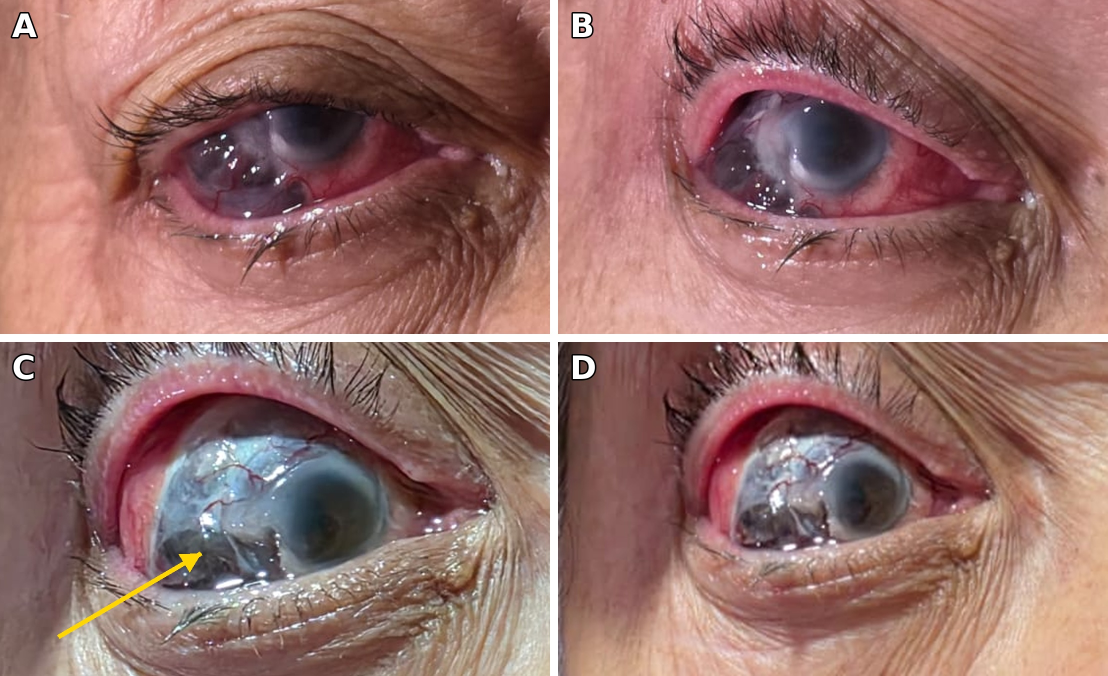
#> input picture panlar2027/caso3_figura1_escleromalacia.jpg, 2216 x 1352 px, given in place of xray1.png, which was not available (shown at 1/2 size)
$ python caso7_figuras_script.py . caso7_figura1_calcinosis_ES.jpg caso7_figura1_calcinosis_ES.jpg
#> lines starting #> are read from the running program, lines starting #| are printed output that depends on the picture
import sys, math
from PIL import Image, ImageDraw, ImageFont
d, out1, out2 = sys.argv[1], sys.argv[2], sys.argv[3]
W, g = 2000, 16
font = ImageFont.truetype('/usr/share/fonts/truetype/dejavu/DejaVuSans-Bold.ttf', 64)
def arrow(dr, s, e, color, w):
    dr.line([s, e], fill=color, width=w)
    ang = math.atan2(e[1]-s[1], e[0]-s[0]); L = w*4.5
    dr.polygon([e] + [(e[0]+L*math.cos(ang+math.pi+t), e[1]+L*math.sin(ang+math.pi+t)) for t in (math.radians(28), -math.radians(28))], fill=color)
def panel(fn, lab, arrows, h):
    im = Image.open(f'{d}/{fn}').convert('RGB'); k = h / im.height
    im = im.resize((round(im.width*k), h), Image.LANCZOS); dr = ImageDraw.Draw(im)
    for s, e in arrows: arrow(dr, (s[0]*k, s[1]*k), (e[0]*k, e[1]*k), (255, 214, 0), 8)
    dr.text((22, 12), lab, fill='white', font=font, stroke_width=3, stroke_fill='black')
    return im
rows = [[('xray1.png', 'A', []), ('flank.png', 'B', [])],
        [('hand.png', 'A', [((880, 800), (1010, 625)), ((330, 1150), (480, 985))]),
         ('hands_xray.png', 'B', [((95, 145), (134, 80)), ((330, 300), (390, 228)), ((600, 140), (538, 86))])]]
built = []
for row in rows:
    ratios = [Image.open(f'{d}/{fn}').width / Image.open(f'{d}/{fn}').height for fn, _, _ in row]
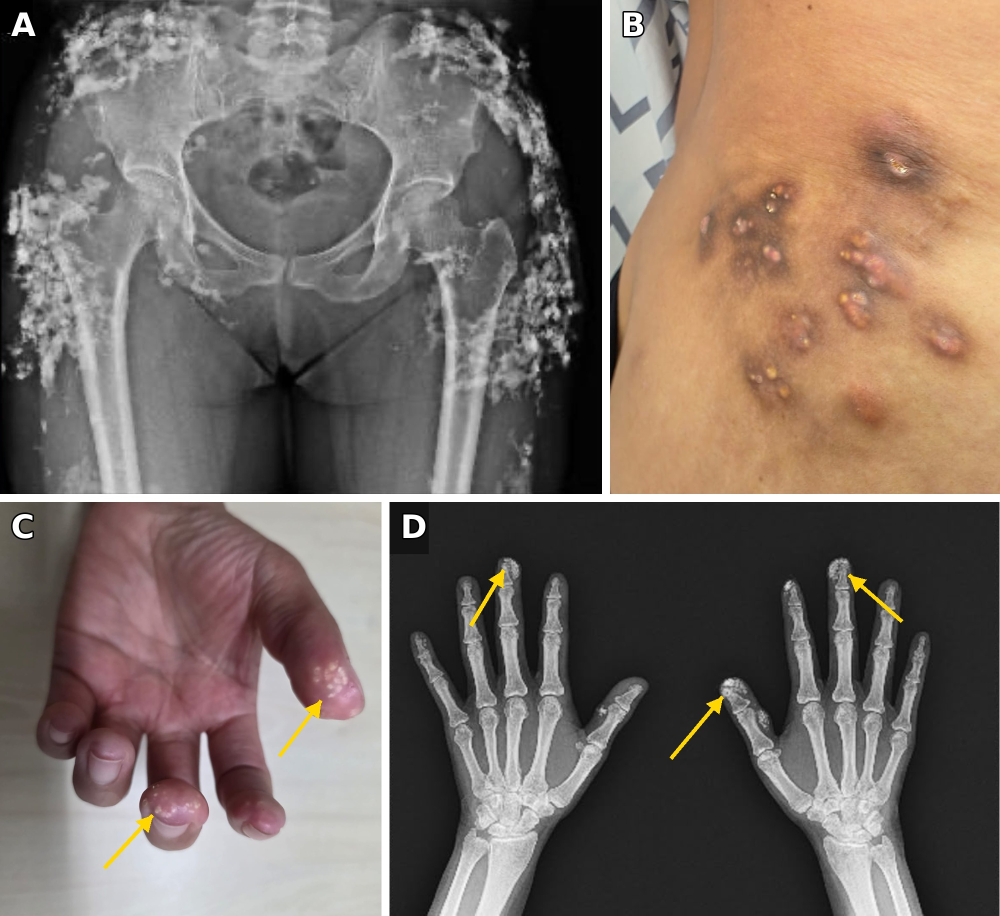
#> input picture panlar2027/caso7_figura1_calcinosis_ES.jpg, 2000 x 1831 px, given in place of flank.png, which was not available (shown at 1/2 size)
#> ratios = [1.64, 1.09]
    h = round((W - g*(len(row)-1)) / sum(ratios))
#> h = 726
    ims = [panel(fn, lab, ar, h) for fn, lab, ar in row]
#> in panel, im is the input picture: PIL image 2216x1352 RGB; mean R, G, B 150.1, 109.9, 105.5
#> in panel, `k = h / im.height`: k = 0.537
#> in panel, `im = im.resize((round(im.width * k), h), Image.LANCZOS)`:
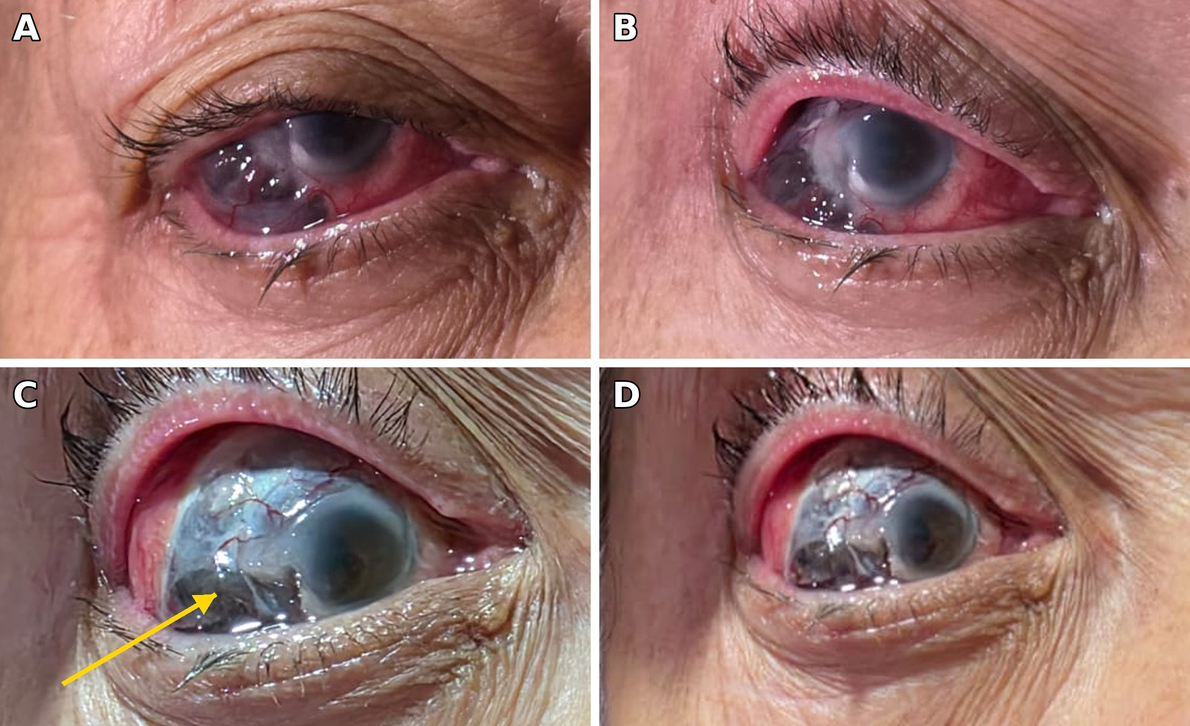
#> im: PIL image 1190x726 RGB; mean R, G, B 150.1, 109.8, 105.5
#> call 2 of panel, with fn = 'flank.png', lab = 'B', h = 726
#> in panel, im is the input picture: PIL image 2000x1831 RGB; mean R, G, B 121.1, 108.3, 100
#> in panel (call 2), `k = h / im.height`: k = 0.397
#> in panel (call 2), `im = im.resize((round(im.width * k), h), Image.LANCZOS)`:
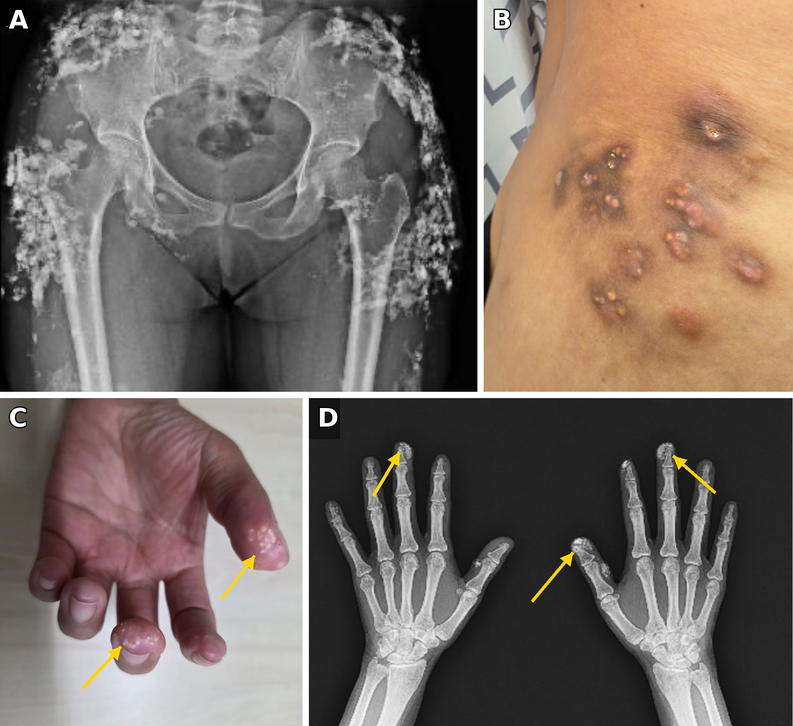
#> im: PIL image 793x726 RGB; mean R, G, B 121.1, 108.2, 100
#> ims = 2 items
    R = Image.new('RGB', (W, h), 'white'); x = 0
#> after `R = Image.new('RGB', (W, h), 'white')`: R: PIL image 2000x726 RGB; every value is 255
    for i in ims: R.paste(i, (x, 0)); x += i.width + g
#> this loop made 2 passes
#> x on passes 1 to 2: 1206, 2015
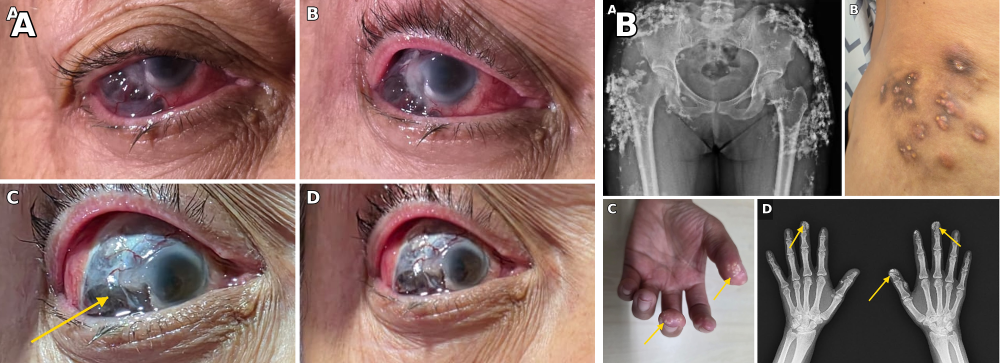
#> R: PIL image 2000x726 RGB (shown at 1/2 size); mean R, G, B 139.6, 110.6, 104.7
#> after the loop, x = 2015
#> (the run stopped early here; a loop or call above may not have finished)
